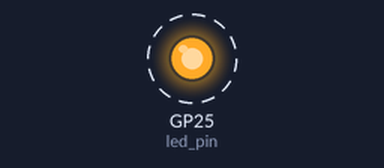
A program run on a simulated Raspberry Pi Pico running MicroPython. Shown: output pins drawn as LEDs (lit = HIGH). Dashed ring = blinking. What the program prints to the serial console is not drawn.

Above: at 0.2 s.
Timing chart, 0 to 3.0 s (numbered marks = the images above):
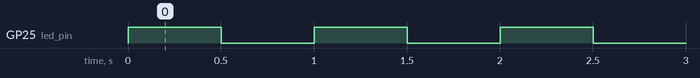

Measured:
- by itself, GP25 (led_pin): alternates HIGH for 0.50 s and LOW for 0.50 s

The program:

main.py
```python
import machine
import utime

# Define the onboard LED pin
led_pin = machine.Pin("LED", machine.Pin.OUT)

# Define the frequency of blinking (in milliseconds)
blink_frequency_ms = 500

while True:
    print("Serial port message")
    # Turn on the LED
    led_pin.value(1)
    # Wait for the specified time
    utime.sleep_ms(blink_frequency_ms)
    # Turn off the LED
    led_pin.value(0)
    # Wait for the specified time
    utime.sleep_ms(blink_frequency_ms)
```
